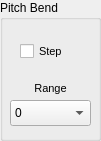
     <widget class="QGroupBox" name="groupBox_43" >
      <property name="geometry" >
       <rect>
        <x>710</x>
        <y>540</y>
        <width>101</width>
        <height>141</height>
       </rect>
      </property>
      <property name="title" >
       <string>Pitch Bend</string>
      </property>
      <widget class="QCheckBox" name="bendStepMode_checkBox" >
       <property name="geometry" >
        <rect>
         <x>20</x>
         <y>40</y>
         <width>51</width>
         <height>23</height>
        </rect>
       </property>
       <property name="font" >
        <font>
         <pointsize>8</pointsize>
        </font>
       </property>
       <property name="text" >
        <string>Step</string>
       </property>
      </widget>
      <widget class="QComboBox" name="bendRange_comboBox" >
       <property name="geometry" >
        <rect>
         <x>10</x>
         <y>100</y>
         <width>81</width>
         <height>26</height>
        </rect>
       </property>
       <item>
        <property name="text" >
         <string>0</string>
        </property>
       </item>
       <item>
        <property name="text" >
         <string>1</string>
        </property>
       </item>
       <item>
        <property name="text" >
         <string>2</string>
        </property>
       </item>
       <item>
        <property name="text" >
         <string>3</string>
        </property>
       </item>
       <item>
        <property name="text" >
         <string>4</string>
        </property>
       </item>
       <item>
        <property name="text" >
         <string>5</string>
        </property>
       </item>
       <item>
        <property name="text" >
         <string>6</string>
        </property>
       </item>
       <item>
        <property name="text" >
         <string>7</string>
        </property>
       </item>
       <item>
        <property name="text" >
         <string>8</string>
        </property>
       </item>
       <item>
        <property name="text" >
         <string>9</string>
        </property>
       </item>
       <item>
        <property name="text" >
         <string>10</string>
        </property>
       </item>
       <item>
        <property name="text" >
         <string>11</string>
        </property>
       </item>
       <item>
        <property name="text" >
         <string>12</string>
        </property>
       </item>
      </widget>
      <widget class="QLabel" name="label_105" >
       <property name="geometry" >
        <rect>
         <x>10</x>
         <y>80</y>
         <width>81</width>
         <height>16</height>
        </rect>
       </property>
       <property name="font" >
        <font>
         <pointsize>8</pointsize>
        </font>
       </property>
       <property name="text" >
        <string>Range</string>
       </property>
       <property name="alignment" >
        <set>Qt::AlignCenter</set>
       </property>
      </widget>
     </widget>
